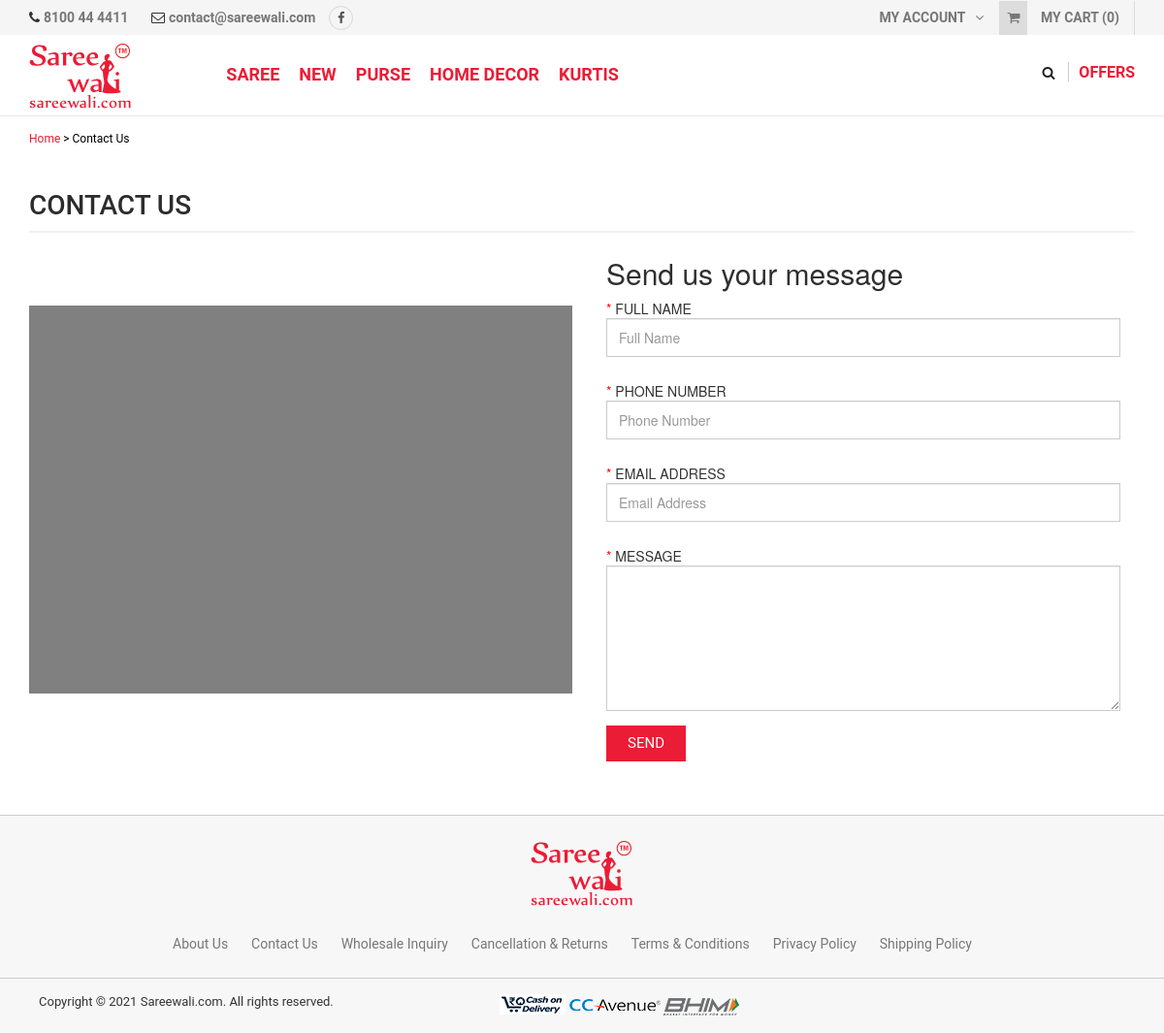
The app's page /contact with its own data.
### tables this page shows
CREATE TABLE `saree_admin` (
  `admin_id` int(11) NOT NULL,
  `username` varchar(255) NOT NULL,
  `email` varchar(255) NOT NULL,
  `password` varchar(255) NOT NULL,
  `original_password` varchar(255) NOT NULL,
  `contact_no` varchar(255) NOT NULL,
  `address` text NOT NULL,
  `is_active` int(11) NOT NULL
);

CREATE TABLE `saree_entity` (
  `entity_id` int(11) NOT NULL,
  `name` varchar(255) NOT NULL,
  `description` tinytext NOT NULL,
  `image_path` varchar(255) NOT NULL,
  `slug` varchar(255) NOT NULL,
  `level` int(11) NOT NULL,
  `parent_id` int(11) NOT NULL,
  `sort_order` int(11) NOT NULL,
  `is_special` enum('Y','N') NOT NULL DEFAULT 'N',
  `status` enum('Y','N') NOT NULL DEFAULT 'N',
  `date_added` int(11) NOT NULL,
  `date_modified` int(11) NOT NULL
);

CREATE TABLE `saree_settings` (
  `settings_id` int(11) NOT NULL,
  `sitename` varchar(255) NOT NULL,
  `siteaddress` varchar(255) NOT NULL,
  `logoname` varchar(255) NOT NULL,
  `logopathname` varchar(255) NOT NULL,
  `facebook_page_url` varchar(255) NOT NULL,
  `gst_no` varchar(255) NOT NULL,
  `date_added` int(11) NOT NULL
);

### application/models/Defaultdata.php (called while the page is built, shortened)
<?php
class Defaultdata extends CI_Model {
	private $mydata = array();
	public function getFrontendDefaultData()
	{
		$this->mydata["seo_details"] = $this->getProduct(array("slug" => $this->getUrlSegments()[2]));
		$this->mydata["tot_segments"] = $this->getUrlSegments();
		$this->mydata['general_settings'] = $this->grabSettingData();
		$this->mydata["modal"] = $this->load->view('partials/modal', null, true);
		$this->mydata['admin_profile'] = $this->grabProfileData();
		$this->mydata['final_tree'] = $this->grabTree();
		$this->mydata['prd_cat'] = $this->entitydata->grab_entity(array("level" => "1", "status" => "Y"));
		$this->data = $this->mydata;
		$this->headerdata = $this->mydata;
		$count = 0;
		$total_price = 0;
		$this->headerdata['total_price'] = number_format($total_price, 2);
		$this->headerdata['count'] = $count;
		$this->headerdata['cart'] = $this->load->view('partials/cart', $this->headerdata, true);
		$this->data["header"] = $this->load->view('partials/header', $this->headerdata, true);
		$this->data["head"] = $this->load->view('partials/head', null, true);
		$this->data["upper_footer"] = $this->load->view('partials/upper_footer', $this->headerdata, true);
		$this->data["footer"] = $this->load->view('partials/footer', null, true);
		$this->data["foot"] = $this->load->view('partials/foot', null, true);
		return $this->data;
	}
	public function grabTree(){
		$tree = $this->entitydata->grab_entity(array(), array(), array(), array("entity_id" => "asc"));
		return $this->buildTree($tree);
	}
	public function getUrlSegments()
	{
		$all_segment=$this->uri->segment_array();
		if(sizeof($all_segment)==1)
		{
			$all_segment[2]=$this->router->method;
		}
		return $all_segment;
	}
	public function getProduct($cond = array()){
		$this->db->select('title, meta_desc, meta_key');
		if(!empty($cond)){
			$this->db->where($cond);
		}
		$query = $this->db->get(TABLE_PRODUCT);
		return $query->row();
	}
	public function grabSettingData(){
		$query = $this->db->get(TABLE_SETTINGS);
		return $query->row();
	}
	public function grabProfileData(){
		$query = $this->db->get(TABLE_ADMIN);
		return $query->row();
	}
	public function buildTree(array $elements, $parentId = 0) {
	    $branch = array();
	    foreach ($elements as $element) {
	        if ($element->parent_id == $parentId) {
	            $children = $this->buildTree($elements, $element->entity_id);
	            if ($children) {
	                $element->children = $children;
	            }
	            $branch[] = $element;
	        }
	    }
	    return $branch;
	}
}
?>

### application/controllers/Home.php (called while the page is built, shortened)
<?php
	class Home extends CI_Controller {
		public $data = array();
		public function __construct(){
			$this->load->model('bannerdata');
			$this->load->model('entitydata');
			$this->load->model('userdata');
			$this->load->model('productdata');
			$this->load->model('adsdata');
			$this->load->model('cartdata');
			$this->load->model('orderdata');
			$this->data = $this->defaultdata->getFrontendDefaultData();
		}
		public function contact(){
			$this->load->library('breadcrumb');
			$this->breadcrumb->add('Home', base_url());
			$this->breadcrumb->add('Contact Us', base_url('contact'));
			$this->data['breadcrumb'] = $this->breadcrumb->output();
			$this->load->view('contact', $this->data);
		}
	}
?>

### index.php (called while the page is built, shortened)
<?php
require_once BASEPATH.'core/CodeIgniter.php';

### application/models/Entitydata.php (called while the page is built, shortened)
<?php
class Entitydata extends CI_Model {
	public function grab_entity($cond = array(), $like = array(), $limit = array(), $order_by = array()){
		if(!empty($cond)){
			$this->db->where($cond);
		}
		if(!empty($order_by)){
			foreach($order_by as $key => $val){
				$this->db->order_by($key, $val);
			}
		}else{
			$this->db->order_by('date_modified','desc');
		}
		$query = $this->db->get(TABLE_ENTITY);
		return $query->result();
	}
}

### application/views/contact.php (the view, shortened to what this page needs)
  <?php echo $head; ?>
  <?php echo $header; ?>
  <section class="breadcrumbs">
    <div class="container">
      <?php echo $breadcrumb;?>
    </div>
  </section>
  <section class="page-container">
    <div class="container checkoutPage">
     <div class="page-content">
      <h1 class="page-title">CONTACT US</h1>
      <div class="row">
        <div class="col-md-6">
          <div class="contact-map" id="map"></div>
        </div>
        <div class="col-md-6">
          <form class="form-horizontal contact-message-block" method="post" action="<?php echo base_url('home/add_contact');?>" novalidate>
            <h2 class="your-message">Send us your message</h2>
            <fieldset id="account">
              <div class="form-group required">
                <label class="col-md-12 control-label" for="fullname">Full Name</label>
                <div class="col-md-12">
                  <input placeholder="Full Name" id="fullname" class="form-control" type="text" name="fullname">
                </div>
              </div>
              <div class="form-group required">
                <label class="col-md-12 control-label" for="phonenumber">Phone Number</label>
                <div class="col-md-12">
                  <input placeholder="Phone Number" id="phonenumber" class="form-control" type="text" name="phonenumber">
                </div>
              </div>
              <div class="form-group required">
                <label class="col-md-12 control-label" for="emailaddress">Email Address</label>
                <div class="col-md-12">
                  <input placeholder="Email Address" id="emailaddress" class="form-control" type="email" name="email">
                </div>
              </div>
              <div class="form-group required">
                <label class="col-md-12 control-label" for="emailaddress">Message</label>
                <div class="col-md-12">
                  <textarea class="form-control contact-textarea" name="message"></textarea>
                </div>
              </div>
              <div class="form-group">
                <div class="col-md-12">
                  <button type="submit" id="change-pwd-btn" class="websiteBtn">Send</button>
                </div>
              </div>
            </fieldset>
          </form>
        </div>
      </div>
    </div>
  </div>
</section>
<?php echo $footer; ?>
<?php echo $foot; ?>

### application/views/partials/header.php (shortened to what this page needs)
<header>
  <div class="header-top">
    <div class="container">
      <div class="row">
        <div class="col-md-6">
        	<span class="phone">
        		<i class="fa fa-phone"></i>
        		<a href="tel:<?php echo $admin_profile->contact_no;?>"><?php echo $admin_profile->contact_no;?></a>
        	</span>
        	<span class="email">
        		<i class="fa fa-envelope-o" aria-hidden="true"></i>
        		<a href="mailto:<?php echo $admin_profile->email;?>"><?php echo $admin_profile->email;?></a>
        	</span>
        	<span class="socal">
        		<a href="<?php echo $general_settings->facebook_page_url;?>" class="fbIcon" target="_blank">
        			<i class="fa fa-facebook" aria-hidden="true"></i>
        		</a>
        	</span>
        </div>
        <div class="col-md-6">
          <ul class="tb_right">
            <li> <a href="javascript:void(0)">My Account <i class="fa fa-angle-down" aria-hidden="true"></i></a>
            </li>
            <li class="topCart">
            <?php
              echo $cart;
            ?>
            </li>
          </ul>
        </div>
      </div>
    </div>
  </div>
  <div class="header-area">
    <div class="container hide-mobile-version">
      <div class="row">
        <div class="col-md-2 logo"><a href="<?php echo base_url(); ?>" title=""><img src="<?php echo base_url(); ?>uploads/logo/logo.png" /></a></div>
        <div class="col-md-10 headerRight">
          <div class="menu-container">
            <div class="menu">
              <?php
                  function printTree($tree) {
                    if(!is_null($tree) && count($tree) > 0) {
                            echo '<ul>';
                            foreach($tree as $node) {
                                if($node->status == "Y"){
                                  if($node->is_special == "Y"){
                                    echo '<li><a class="coutreNav" href="'.base_url('product-list/'.$node->slug).'">'.$node->name.'</a>';
                                  }else{
                                    echo '<li><a slug="'.base_url('product-list/'.$node->slug).'" onclick="setRedirect(this);" href="#">'.$node->name.'</a>';
                                  }
                                  if(isset($node->children)){
                                    printTree($node->children);
                                  }
                                }
                                echo '</li>';
                            }
                            echo '</ul>';
                        }
                    }
                    printTree($final_tree[0]->children);
                ?>
            </div>
          </div>
          <div class="menu-right">
            <span class="search">
              <a href="javascript:void(0)"><i class="fa fa-search" aria-hidden="true"></i></a>
            </span> <span class="offer"><a href="javascript:void(0);">Offers</a></span> </div>
          <div class="clearfix"></div>
        </div>
        <div class="clearfix"></div>
      </div>
    </div>
  </div>
</header>

### application/views/partials/footer.php (shortened to what this page needs)
<div class="footer-bottom">
  <div class="container">
    <div class="footer-logo"><a href="<?php echo base_url(); ?>"><img src="<?php echo base_url(); ?>uploads/logo/logo.png" /></a></div>
    <ul class="footer-content">
      <li><a href="<?php echo base_url('about'); ?>">About Us</a></li>
      <li><a href="<?php echo base_url('contact'); ?>">Contact Us</a></li>
      <li><a href="<?php echo base_url('feedback'); ?>">Wholesale Inquiry</a></li>
      <li><a href="<?php echo base_url('return'); ?>">Cancellation & Returns</a></li>
      <li><a href="<?php echo base_url('term'); ?>">Terms & Conditions</a></li>
      <li><a href="<?php echo base_url('privacy'); ?>">Privacy Policy</a></li>
      <li><a href="<?php echo base_url('shipping'); ?>">Shipping Policy</a></li>
    </ul>
  </div>
</div>
<div class="copyright">
  <div class="container">
    <div class="copy-left col-xs-12 col-md-5">Copyright © 2021 <?php echo ucfirst(rtrim(preg_replace("(^https?://www.)", "",$general_settings->siteaddress), '/'));?>. All rights reserved.</div>
    <ul class="foot-paymen col-xs-12 col-md-5">
      <img src="<?php echo base_url(); ?>resources/images/payment-option.png" alt="" />
    </ul>
  </div>
</div>

### application/views/contact.php (style rules this page uses)
#map { width: 100%; height: 400px; background-color: grey; }

### records on screen
saree_admin: contact_no "8100 44 4411", email "contact@sareewali.com"
saree_entity: name "SAREE"
saree_entity: name "NEW"
saree_entity: name "PURSE"
saree_entity: name "HOME DECOR"
saree_entity: name "KURTIS"
saree_settings: siteaddress "Sareewali.com"

### other values on screen
$count "0"
$crumb['title'] "Home"
$crumb['title'] "Contact Us"
